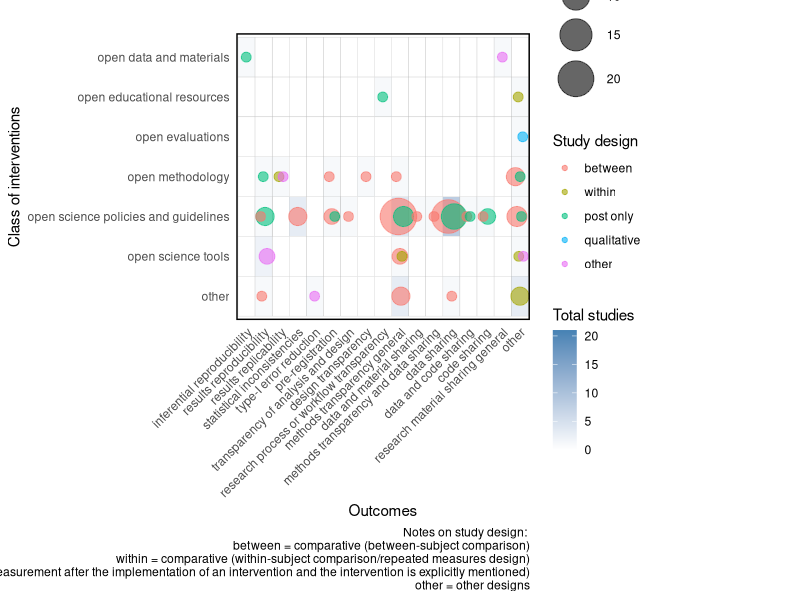
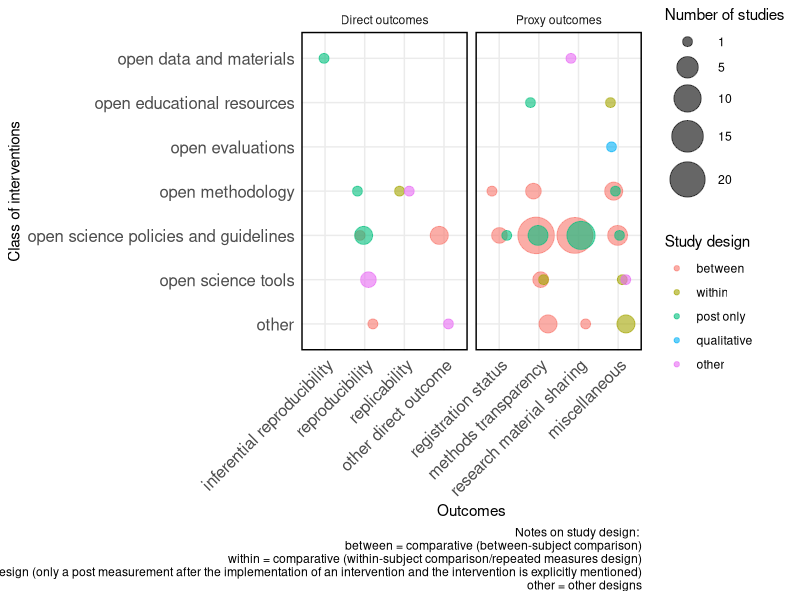
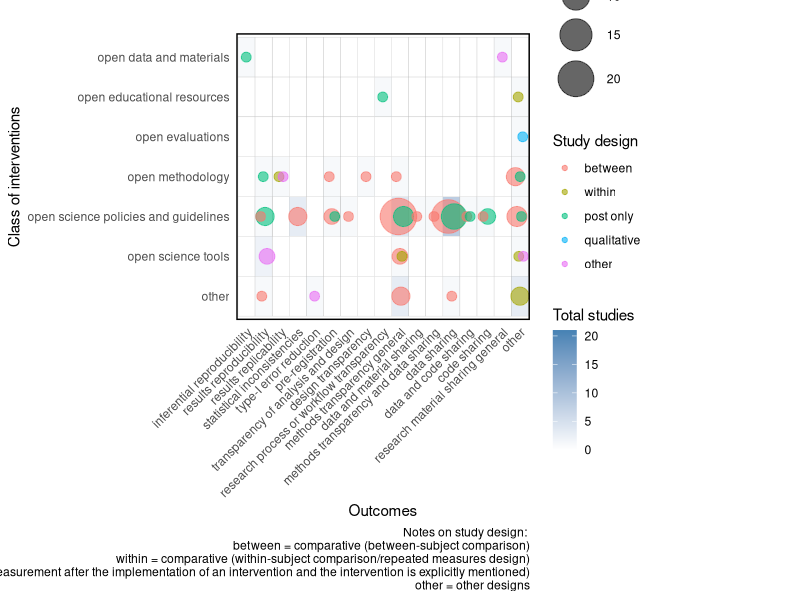
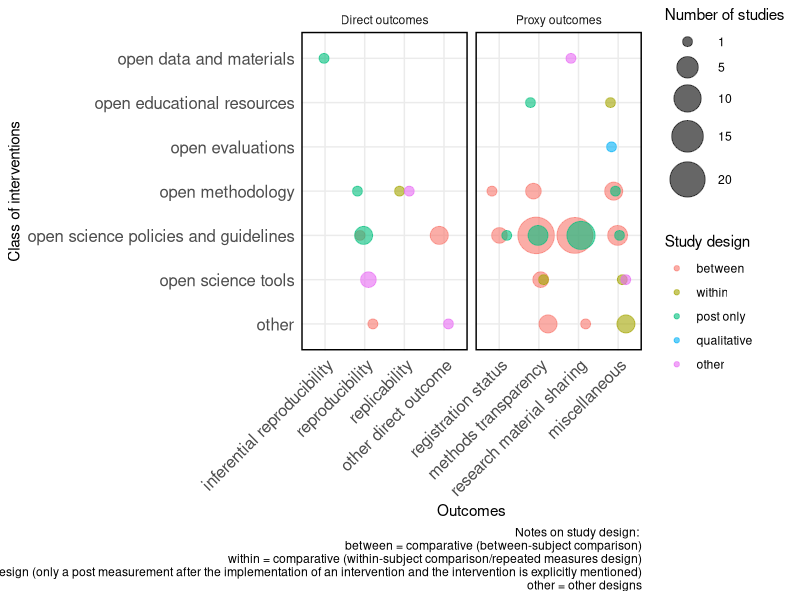

Reproduce these figures in R, in order.
library(readxl)
fulldata <- read_excel("fulldata.xlsx")
View(fulldata)

library(ggplot2)
library(dplyr)
library(tidyr)

## Data cleaning
# Extract year from the author_year column
fulldata$year <- as.numeric(sub(".*\\((\\d{4})\\).*", "\\1", fulldata$author_year))

# Ensure data is cleaned  by removing all line breaks
fulldata[] <- lapply(fulldata, function(x) gsub("\n|\r", "", x))

# Change to lower case
fulldata[] <- lapply(fulldata, tolower)

# Direct and proxy
fulldata <- fulldata %>%
  mutate(direct = ifelse(direct == 1, "Direct outcomes", "Proxy outcomes"))

# Clean values
fulldata$study_design_short <- gsub("post_only", "post only", fulldata$study_design_short)
fulldata$outcomes_specific <- gsub("type-i error reduction", "type-I error reduction", fulldata$outcomes_specific)

## Reordering
# Reordering study design
fulldata$study_design_short <- factor(fulldata$study_design_short)
new_order_studydesign <- levels(fulldata$study_design_short)[c(1,5,3,4,2)]
fulldata$studydesign_reordered <- factor(fulldata$study_design_short, levels = new_order_studydesign)

# Reordering the levels of 'outcomes_class'
fulldata$outcomes_class <- factor(fulldata$outcomes_class)
new_order_outcomes_class <- levels(fulldata$outcomes_class)[c(1,7,6,4,5,2,8,3)]
fulldata$outcomes_class_reordered <- factor(fulldata$outcomes_class, levels = new_order_outcomes_class)

# Reordering the levels of 'outcomes_specific'
fulldata$outcomes_specific <- factor(fulldata$outcomes_specific)
new_order_outcomes_specific <- levels(fulldata$outcomes_specific)[c(6,14,13,15,17,10,16,5,12,8,3,7,4,2,1,11,9)]
fulldata$outcomes_specific_reordered <- factor(fulldata$outcomes_specific, levels = new_order_outcomes_specific)

## Evidence Gap Map 1
# Group data
df_count1 <- fulldata %>%
  count(outcomes_specific_reordered, intervention_class, studydesign_reordered) %>%
  arrange(desc(n))

# Create a complete matrix
complete_matrix1 <- expand_grid(outcomes_specific_reordered = unique(fulldata$outcomes_specific_reordered), 
                                intervention_class = unique(fulldata$intervention_class)) %>%
  left_join(df_count1, by = c("outcomes_specific_reordered", "intervention_class")) %>%
  replace_na(list(n = 0))

# Create evidence gap map 1 (egm1)
egm1 <- ggplot(complete_matrix1, aes(x =outcomes_specific_reordered, y = intervention_class, fill = n)) +
  geom_tile(color = "grey") + 
  scale_fill_gradient(low = "white", high = "steelblue", name = "Total studies") +
  geom_point(data = df_count1, aes(size = n, color = studydesign_reordered), position = position_jitterdodge(jitter.width = 0.2, dodge.width = 0.5), alpha = 0.6) +
  scale_y_discrete(limits=rev)+
  scale_size_continuous(range = c(3, 12), breaks = c(1,5,10,15,20), labels = function(x) round(x,0)) + 
  labs(title = "",
       x = "Outcomes",
       y = "Class of interventions",
       size = "Number of studies per study design",
       color = "Study design",
       caption = "Notes on study design: 
       between = comparative (between-subject comparison)
       within = comparative (within-subject comparison/repeated measures design)
       post only = posttest design (only a post measurement after the implementation of an intervention and the intervention is explicitly mentioned)
       other = other designs") +
  theme_minimal() +
  theme(axis.text.x = element_text(angle = 45, hjust = 1),  
        panel.border = element_rect(color = "black", fill = NA, linewidth = 1),  
        panel.grid.major = element_blank(), 
        panel.grid.minor = element_blank())  

egm1

# Save the plot as a JPEG file
ggsave("egm1.jpg", plot = egm1, width = 14, height = 8, dpi = 300, limitsize = FALSE)




## Evidence gap map 2
# Group data
df_count2 <- aggregate(author_year ~ intervention_class + outcomes_class_reordered + studydesign_reordered + direct, data = fulldata, FUN = length)

# Create evidence gap map 2 (egm2)
egm2 <- ggplot(df_count2, aes(x = outcomes_class_reordered, y = intervention_class, size = author_year, color = studydesign_reordered)) +
  geom_point(position = position_jitterdodge(jitter.width = 0.2, dodge.width = 0.5), alpha = 0.6) +
  scale_y_discrete(limits=rev)+
  facet_wrap(~direct, scales = "free_x") +
  scale_size_continuous(range = c(3, 12), breaks = c(1,5,10,15,20), labels = function(x) round(x,0)) +
  labs(x = "Outcomes", y = "Class of interventions", size = "Number of studies", color = "Study design",
       caption = "Notes on study design: 
       between = comparative (between-subject comparison)
       within = comparative (within-subject comparison/repeated measures design)
       post only = posttest design (only a post measurement after the implementation of an intervention and the intervention is explicitly mentioned)
       other = other designs")+
  theme(plot.caption = element_text(hjust=0)) +
  theme_minimal() +
  theme(axis.text.x = element_text(angle = 45, hjust = 1, size = 12),
        axis.text.y = element_text(size = 12),
        legend.position = "right",
        panel.border = element_rect(colour = "black", fill=NA, linewidth=1))

egm2

# Save the plot as a JPEG file
ggsave("egm2.jpg", plot = egm2, width = 16, height = 8, dpi = 300, limitsize = FALSE)

